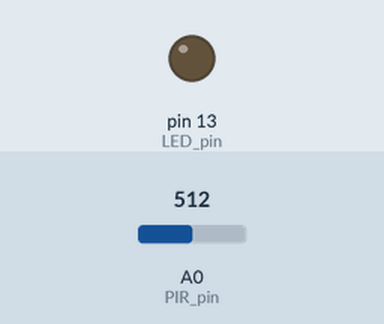
A sketch run on a simulated Arduino Uno, built with avr-gcc and run on an emulated ATmega328P. Parts: output pins drawn as LEDs (lit = HIGH). The test bench sets the inputs (shaded band); at power-on: A0 (PIR_pin) = 512. What the sketch prints to the serial monitor is not drawn.

Above: at 0.1 s.
At 0.9 s:
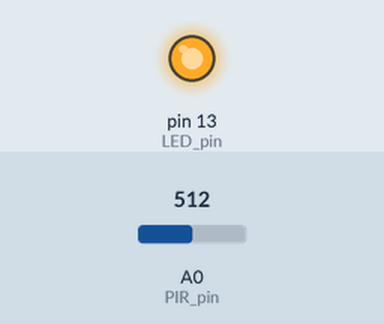
Timing chart, 0 to 4.3 s (numbered marks = the images above):
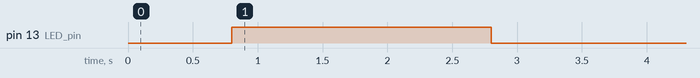

Measured:
- by itself, pin 13 (LED_pin): LOW → HIGH at 0.80 s, → LOW 2.0 s later

The sketch:

MotionSensor_1.ino
```cpp
// 2018/01/18
// Faya-Nugget 範例程式 (MotionSensor_1.ino)
// 單元: 模組介紹-faya人體感應模組
// 網址:
// 目標: (1)當感測模組偵測到人體動作變化時
//       (2)LED變為ON，並停2秒
//       (3)可支援Serial Plotter輸出,用於觀察感測數值曲線變化(只支援1.6.6以上的IDE)
//
// 接線: Arduino  ==> faya模組
//          A0    ==>   Vout  (人體感應模組)
//
//
#include <Timer.h>
Timer tcb1;

int PIR_pin=A0;       //人體感應模組的Vout街上Arduino的A0
int LED_pin=13;       //使用Arduino上 pin13 的LED燈
int Motion_value=13;  //人體動作感應的判斷數值, 判斷範圍約:10~40
int sensor_value=0;   //感測器回傳的感測數值
int sensor_temp=0;    //感測數值的暫存器

void setup() {

  Serial.begin(9600);            //宣告UART的Board rate為9600
  pinMode(LED_pin,OUTPUT);      //宣告pin13為輸出腳

  //使用Timer.h的應用,功能為:每經過800毫秒,呼叫 LED_control 副程式一次
  tcb1.every(800, LED_control);


}

void loop() {

  sensor_value=analogRead(PIR_pin); //從A0讀取人體感應模組的感測值
  Serial.println(sensor_value);      //將數值回傳到Serial Monitor (或者Serial Plotter)顯示
  tcb1.update();                    //按照預先設定的時間呼叫 LED_control 副程式

}

void LED_control()
{
  //當人體感應模組的感測值與800毫秒之前的感測值做個比較,
  //如果相差超過判斷數值(Motion_value),則使 pin13 的輸出為HIGH,
  //並延遲2秒
  if(abs(sensor_value-sensor_temp)>=Motion_value)
  {
    digitalWrite(LED_pin,HIGH);
    delay(2000);
  }
  else  //否則使 pin13 的輸出為LOW
    digitalWrite(LED_pin,LOW);

  //將這次人體感應模組的感測值儲存到暫存器中,
  //等待下次的判斷
  sensor_temp=sensor_value;
}
```
